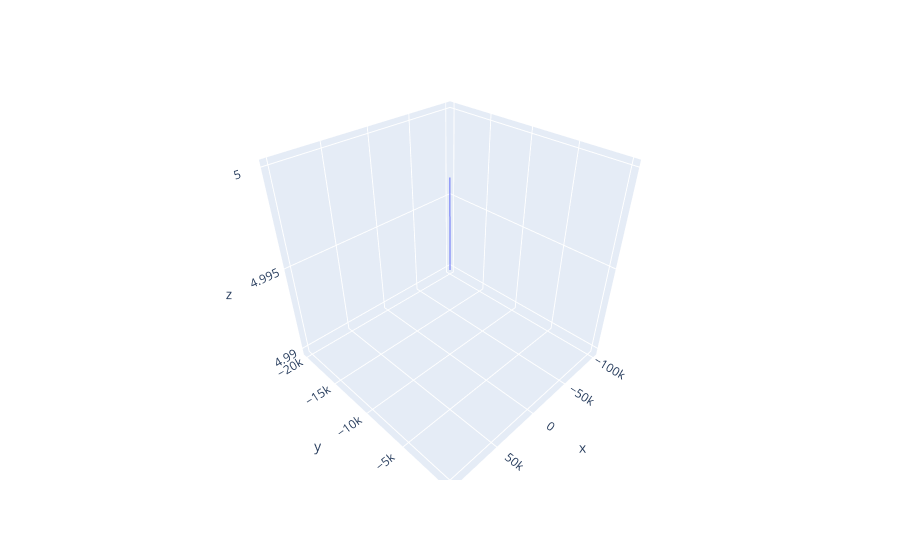

Notebook code for this chart:
### Code cell
fig = px.line_3d(x=xs[::1_000], y=ys[::1_000], z=zs[::1_000])
fig.show()

### Figure 1 — Plotly figure (JSON) as saved in the notebook; plotly's stock layout.template omitted (floating-point values rounded to 4 significant figures; data arrays with more than 128 entries replaced by an {"elided": "..."} marker saying what was removed)
{"data": [{"hovertemplate": "x=%{x}<br>y=%{y}<br>z=%{z}<extra></extra>", "legendgroup": "", "line": {"color": "#636efa", "dash": "solid"}, "marker": {"symbol": "circle"}, "mode": "lines", "name": "", "scene": "scene", "showlegend": false, "type": "scatter3d", "x": {"elided": "10000 float values"}, "y": {"elided": "10000 float values"}, "z": {"elided": "10000 float values"}}], "layout": {"legend": {"tracegroupgap": 0}, "margin": {"t": 60}, "scene": {"domain": {"x": [0, 1], "y": [0, 1]}, "xaxis": {"title": {"text": "x"}}, "yaxis": {"title": {"text": "y"}}, "zaxis": {"title": {"text": "z"}}}}}
